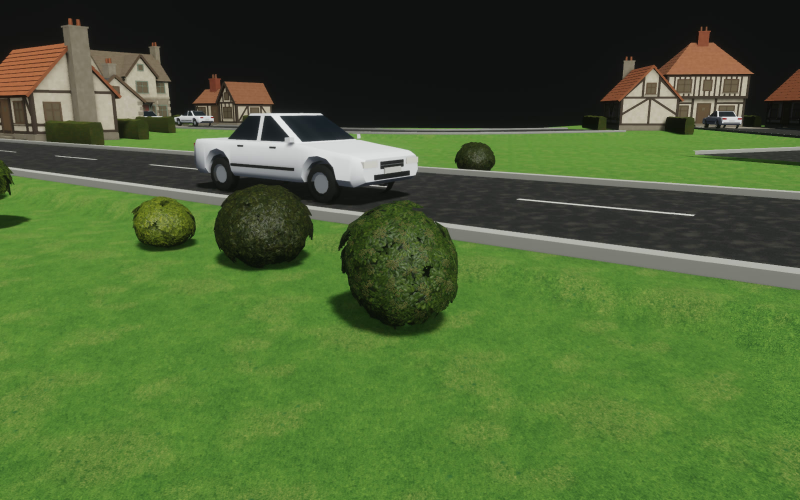
#> input picture docs/checkpoints/bush_verge_c/vergec-season-autumn.jpg, 1600 x 1000 px, given in place of ref-1.jpg, which was not available (shown at 1/2 size)
$ python sheet.py
#> lines starting #> are read from the running program, lines starting #| are printed output that depends on the picture; pictures that were not available may be replaced by others from this repository, and a replacement may not be noted
"""Review sheet for bush_verge_c (refs approved 2026-10-13, road_straight ref-1: "grass verges with tufts and
small bushes"): the approved reference, textured headless EEVEE stills (still.py) beside shrub_forest,
bush_verge, bush_verge_b and a 1.7 m figure, kit-scenario shots (`--tilt off`) from vergec-kit.json on
road tile (0, 0), and play-scenario shots (`--tilt off`) from vergec-play.json taken with
docs/checkpoints/bush_verge_c/integration.patch applied (all three verge variants drawn by the road
tiles' verge rule). Writes docs/checkpoints/bush_verge_c/sheet.jpg.
Run from the repo root after run.sh: python3 docs/checkpoints/bush_verge_c/sheet.py"""
import pathlib

from PIL import Image, ImageDraw

ROOT = pathlib.Path(__file__).resolve().parents[3]
DOCS = ROOT / "docs/checkpoints/bush_verge_c"
CELLS = [
    (ROOT / "assets-source/refs/road_straight/ref-1.jpg", "ref-1 (approved): small bushes on each verge, one with pale flecks"),
    (DOCS / "vergec-lineup.jpg", "EEVEE: shrub_forest, bush_verge (0.88 m), bush_verge_b (0.65 m), bush_verge_c "
                                 "(1.05 m tall, about 1.0 m across), 1.7 m figure"),
    (DOCS / "vergec-trio.jpg", "EEVEE: bush_verge, bush_verge_b and bush_verge_c side by side on a verge"),
    (DOCS / "vergec-trio-far.jpg", "EEVEE: the same three from about 48 m (deep mips): c reads pale-flecked"),
    (DOCS / "bush_verge_c-eevee-three_quarter.jpg", "bush_verge_c, three-quarter (EEVEE): cream blossom corymbs"),
    (DOCS / "bush_verge_c-eevee-low_side.jpg", "bush_verge_c, low side: leaves to the grass, sprayed outline (EEVEE)"),
    (DOCS / "vergec-kit-scale.jpg", "KIT, tilt off: road tile (0, 0), bush_verge_c (right) with bush_verge, "
                                    "bush_verge_b, shrub_forest and a sedan"),
    (DOCS / "vergec-kit-eye.jpg", "KIT, eye level 1.7 m: bush_verge_c in front of bush_verge, bush_verge_b and the sedan"),
    (DOCS / "vergec-kit-sun.jpg", "KIT: close up, sun side (about 4 m)"),
    (DOCS / "vergec-kit-shade.jpg", "KIT: close up, shade side, toward the sun"),
    (DOCS / "vergec-wind-a.jpg", "KIT: wind pair, frame A"),
    (DOCS / "vergec-wind-b.jpg", "KIT: wind pair, frame B (60 fixed frames = 1 s later)"),
    (DOCS / "vergec-play.jpg", "PLAY, patch applied, tilt off: road tiles at play distance"),
    (DOCS / "vergec-mid.jpg", "PLAY: the south verge of tiles (0, 1) and (-1, 1) from 15 m up"),
    (DOCS / "vergec-car.jpg", "PLAY: straight and bend verges with a van on the road for scale"),
    (DOCS / "vergec-sun.jpg", "PLAY: close up, sun side: bush_verge_c at (11.45, 29.31), tile (0, 1)"),
    (DOCS / "vergec-shade.jpg", "PLAY: close up, shade side, toward the sun: the same bush"),
    (DOCS / "vergec-eye.jpg", "PLAY, walk mode, eye level 1.7 m: bush_verge_c at (11.45, 29.31) ahead"),
]
W, H, PAD, LABEL = 800, 500, 12, 28
cols, rows = 2, (len(CELLS) + 1) // 2
sheet = Image.new("RGB", (cols * (W + PAD) + PAD, rows * (H + LABEL + PAD) + PAD), (30, 30, 30))
#> sheet: PIL image 1636x4872 RGB; every value is 30
draw = ImageDraw.Draw(sheet)
for i, (path, label) in enumerate(CELLS):
    img = Image.open(path).convert("RGB")
#> img is the input picture: PIL image 1600x1000 RGB; mean R, G, B 75.1, 98.2, 51.9
    img.thumbnail((W, H))
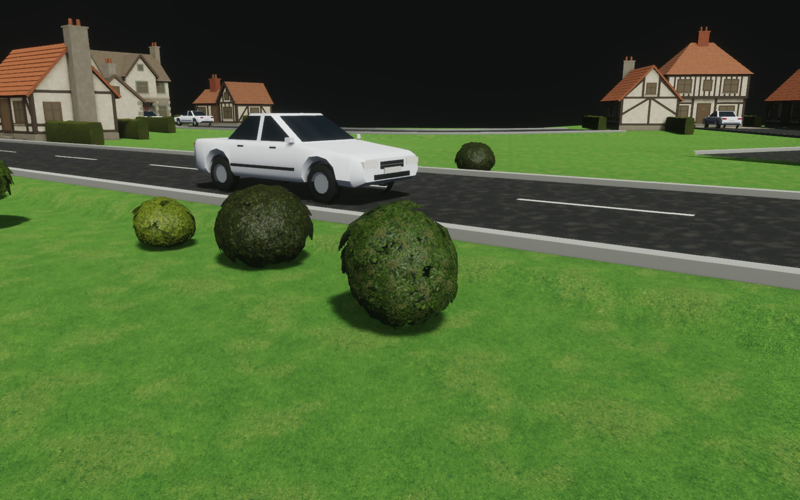
#> img: PIL image 800x500 RGB; mean R, G, B 75.1, 98.2, 51.9
    x = PAD + (i % cols) * (W + PAD)
    y = PAD + (i // cols) * (H + LABEL + PAD)
    sheet.paste(img, (x + (W - img.width) // 2, y + LABEL + (H - img.height) // 2))
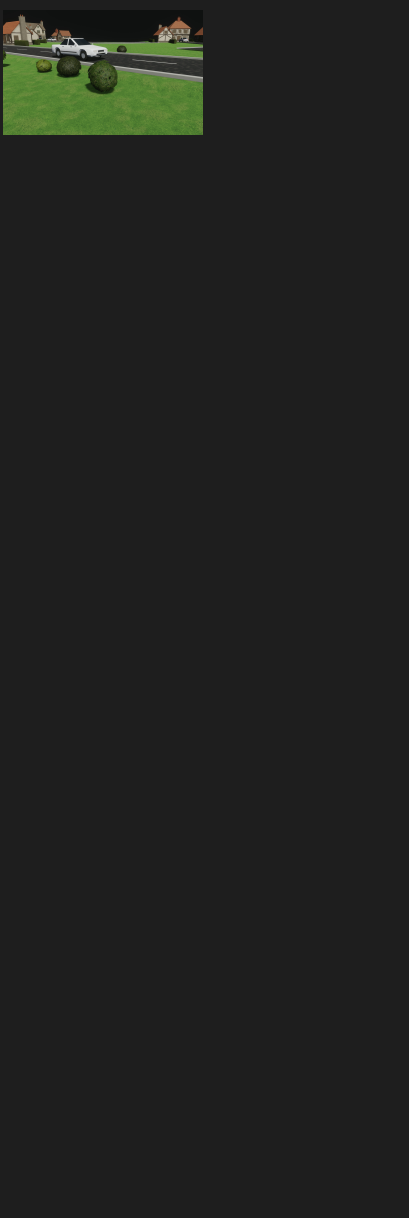
#> sheet: PIL image 1636x4872 RGB (shown at 1/4 size); mean R, G, B 32.3, 33.4, 31.1
    draw.text((x + 4, y + 6), label, fill=(230, 230, 230))
#> pass 2 of the loop `for i, (path, label) in enumerate(CELLS):`:
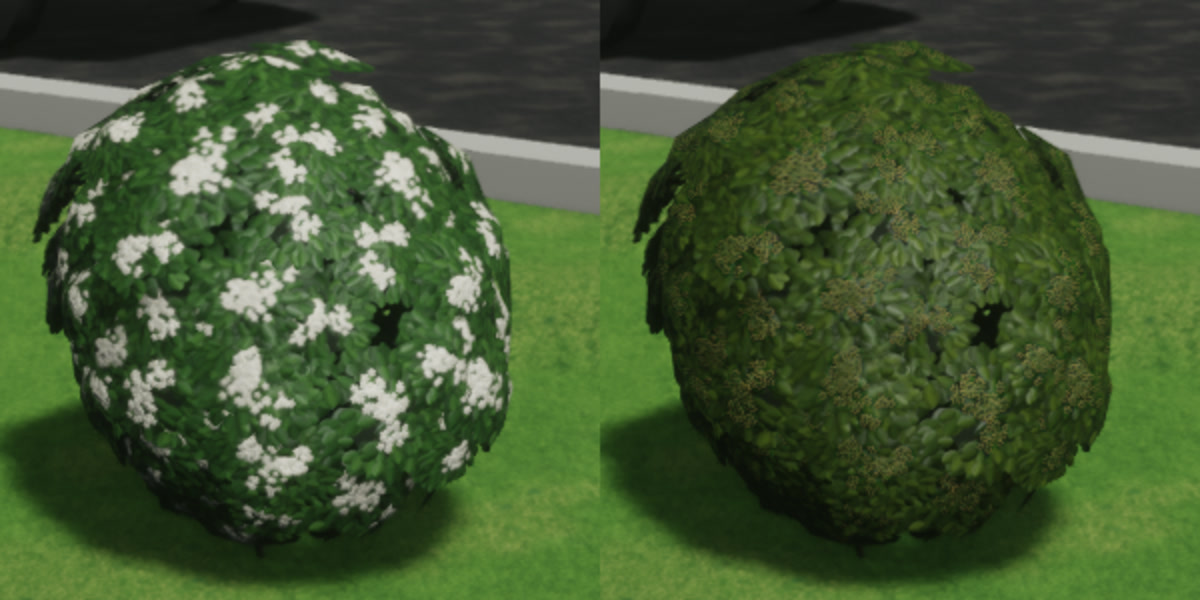
#> input picture docs/checkpoints/bush_verge_c/vergec-season-crop.jpg, 1200 x 600 px, given in place of vergec-lineup.jpg, which was not available
#> img is the input picture: PIL image 1200x600 RGB; mean R, G, B 66.6, 86.5, 49.5
#> img: PIL image 800x400 RGB
#> `sheet.paste(img, (x + (W - img.width) // 2, y + LABEL + (H - img.heigh..`:
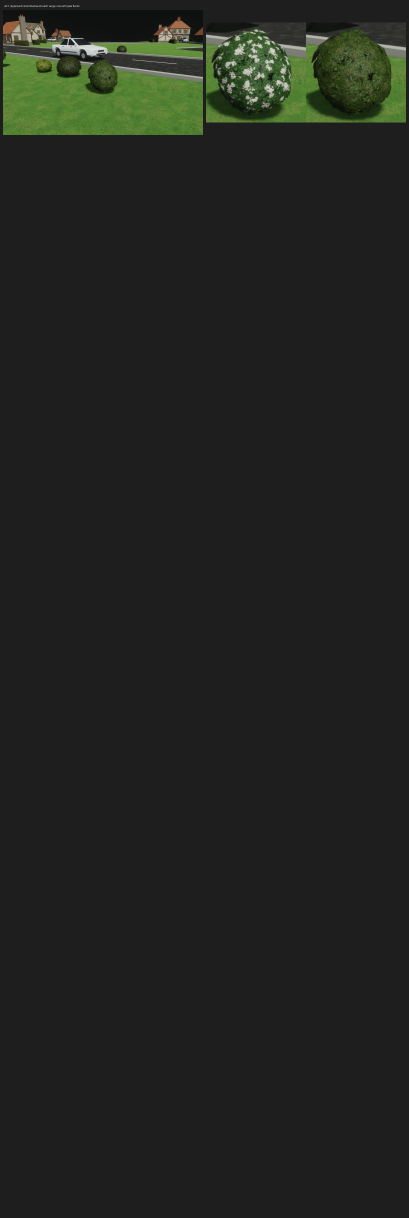
#> sheet: PIL image 1636x4872 RGB (shown at 1/4 size); mean R, G, B 33.8, 35.7, 31.9
#> (the run stopped early here; a loop or call above may not have finished)
